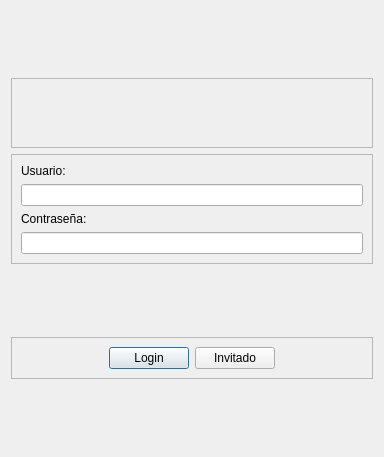
<?xml version="1.0" encoding="UTF-8"?>
<ui version="4.0">
 <class>Login</class>
 <widget class="QDialog" name="Login">
  <property name="geometry">
   <rect>
    <x>0</x>
    <y>0</y>
    <width>384</width>
    <height>457</height>
   </rect>
  </property>
  <property name="windowTitle">
   <string>Login</string>
  </property>
  <layout class="QGridLayout" name="gridLayout">
   <item row="3" column="0">
    <widget class="QFrame" name="frame_2">
     <property name="frameShape">
      <enum>QFrame::StyledPanel</enum>
     </property>
     <property name="frameShadow">
      <enum>QFrame::Raised</enum>
     </property>
     <layout class="QVBoxLayout" name="verticalLayout">
      <item>
       <widget class="QLabel" name="label_user">
        <property name="text">
         <string>Usuario:</string>
        </property>
       </widget>
      </item>
      <item>
       <widget class="QLineEdit" name="line_edit_user"/>
      </item>
      <item>
       <widget class="QLabel" name="label_password">
        <property name="text">
         <string>Contraseña:</string>
        </property>
       </widget>
      </item>
      <item>
       <widget class="QLineEdit" name="line_edit_password">
        <property name="cursor">
         <cursorShape>IBeamCursor</cursorShape>
        </property>
        <property name="inputMethodHints">
         <set>Qt::ImhHiddenText|Qt::ImhNoAutoUppercase|Qt::ImhNoPredictiveText|Qt::ImhSensitiveData</set>
        </property>
        <property name="echoMode">
         <enum>QLineEdit::Password</enum>
        </property>
       </widget>
      </item>
     </layout>
    </widget>
   </item>
   <item row="4" column="0">
    <spacer name="verticalSpacer">
     <property name="orientation">
      <enum>Qt::Vertical</enum>
     </property>
     <property name="sizeHint" stdset="0">
      <size>
       <width>20</width>
       <height>40</height>
      </size>
     </property>
    </spacer>
   </item>
   <item row="1" column="0">
    <spacer name="verticalSpacer_3">
     <property name="orientation">
      <enum>Qt::Vertical</enum>
     </property>
     <property name="sizeHint" stdset="0">
      <size>
       <width>20</width>
       <height>40</height>
      </size>
     </property>
    </spacer>
   </item>
   <item row="2" column="0">
    <widget class="QFrame" name="frame_3">
     <property name="frameShape">
      <enum>QFrame::StyledPanel</enum>
     </property>
     <property name="frameShadow">
      <enum>QFrame::Raised</enum>
     </property>
     <layout class="QGridLayout" name="gridLayout_2">
      <item row="0" column="0">
       <widget class="QLabel" name="label">
        <property name="minimumSize">
         <size>
          <width>50</width>
          <height>50</height>
         </size>
        </property>
        <property name="maximumSize">
         <size>
          <width>50</width>
          <height>50</height>
         </size>
        </property>
        <property name="text">
         <string/>
        </property>
        <property name="textFormat">
         <enum>Qt::RichText</enum>
        </property>
        <property name="pixmap">
         <pixmap>C:/Users/small/Downloads/feather/user.svg</pixmap>
        </property>
        <property name="alignment">
         <set>Qt::AlignCenter</set>
        </property>
        <property name="wordWrap">
         <bool>false</bool>
        </property>
       </widget>
      </item>
     </layout>
    </widget>
   </item>
   <item row="5" column="0">
    <layout class="QHBoxLayout" name="horizontal_layout_buttons"/>
   </item>
   <item row="6" column="0">
    <widget class="QFrame" name="frame">
     <property name="frameShape">
      <enum>QFrame::StyledPanel</enum>
     </property>
     <property name="frameShadow">
      <enum>QFrame::Raised</enum>
     </property>
     <layout class="QHBoxLayout" name="horizontalLayout">
      <item>
       <spacer name="horizontalSpacer">
        <property name="orientation">
         <enum>Qt::Horizontal</enum>
        </property>
        <property name="sizeHint" stdset="0">
         <size>
          <width>40</width>
          <height>20</height>
         </size>
        </property>
       </spacer>
      </item>
      <item>
       <widget class="QPushButton" name="push_button_login">
        <property name="text">
         <string>Login</string>
        </property>
       </widget>
      </item>
      <item>
       <widget class="QPushButton" name="push_button_guest">
        <property name="text">
         <string>Invitado</string>
        </property>
       </widget>
      </item>
      <item>
       <spacer name="horizontalSpacer_2">
        <property name="orientation">
         <enum>Qt::Horizontal</enum>
        </property>
        <property name="sizeHint" stdset="0">
         <size>
          <width>40</width>
          <height>20</height>
         </size>
        </property>
       </spacer>
      </item>
     </layout>
    </widget>
   </item>
   <item row="8" column="0">
    <spacer name="verticalSpacer_2">
     <property name="orientation">
      <enum>Qt::Vertical</enum>
     </property>
     <property name="sizeHint" stdset="0">
      <size>
       <width>20</width>
       <height>40</height>
      </size>
     </property>
    </spacer>
   </item>
  </layout>
 </widget>
 <resources/>
 <connections/>
</ui>
